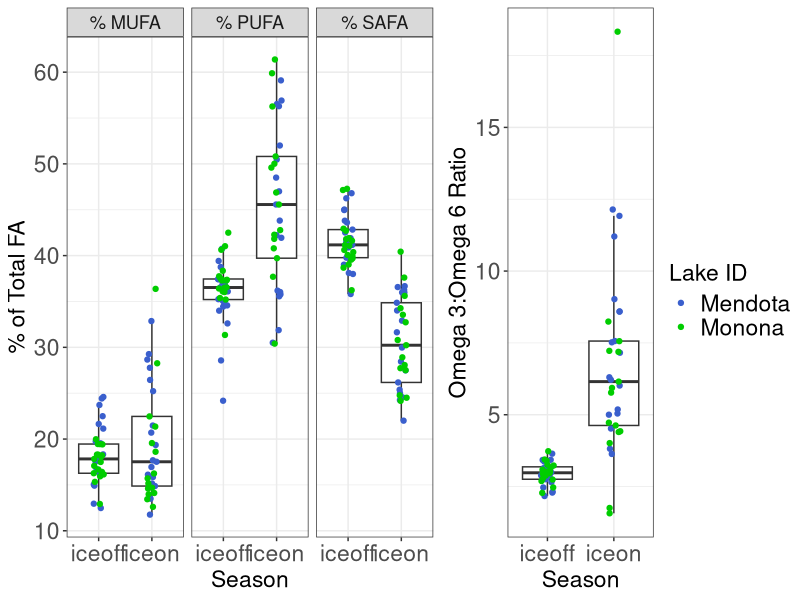
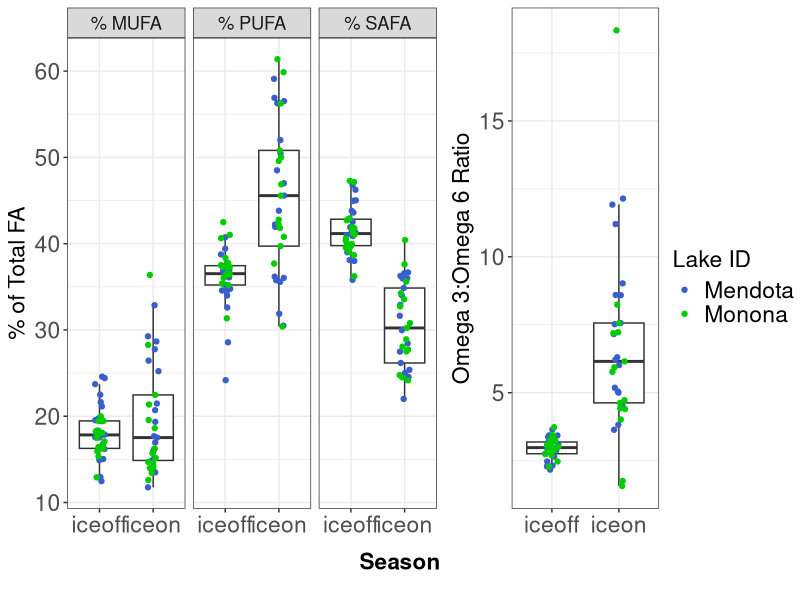
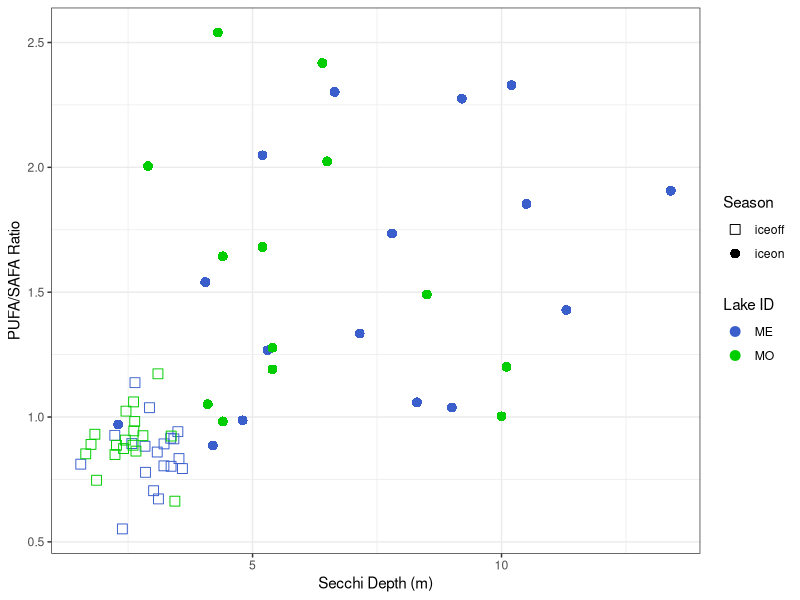

The R source for these figures, in order:
# ============================================================== #
## ========================= OVERVIEW ========================= ##
# ============================================================== #

# Looking at iceon/iceoff community FA profiles
# Only using Lakes Mendota and Monona from LTER,
# as they have equivalent iceon/iceoff paired data
# Using AG PLoS paper FA dataset, with some aggregation/crosswalking
# to match LTER data.

# ============================================================== #
## =================== DATA WRANGLING STEPS =================== ##
# ============================================================== #

# 1) LTER data - read in, format dates, keep only ME/MO
# 2) read in iceon/iceoff data (ecology letters paper)
# 3) tag LTER data with season, keep only iceon/iceoff
# 4) aggregate LTER samples to month (mean taxa biomass by lake/year/month)
# 5) identify genera <5% of any sample - remove these genera
# 6) calculate dry weight (20% of wet weight)
# 7) read in FA PLoS data - keep freshwater, proportion data
# --> 7.5) fix FA/LTER group/division matches (see crosswalk.xlsx)
# 8) aggregate FA to genus and division level profiles
# 9) aggregate biomass to genus level
# 10) tag LTER data with whether has matching division/Group or genus in FA data
# 11) merge LTER with FA data (genus, division, NA matches)
# 12) weight FA data by biomass dry weight / total biomass 
#     (genus-level FA, independent of biomass)
# 13) aggregated weighted to community level 
# 14) plotted MUFA/PUFA/SAFA by Lake & Season; plotted Omega3:6 by Lake & Season
# 15) read in FA Secchi data and plot PUFA/SAFA ~ Secchi



# ============================================================== #
## ====================== SCRIPT BEGINS ======================= ##
# ============================================================== #

#load packages
library(dplyr)
library(reshape2)
library(tidyr)
library(lubridate)
library(vegan)
library(RColorBrewer)
library(ggplot2)
library(ggpubr)
library(grid)
library(gridExtra)


# read in LTER phyto data -------------------------------------------------


#read in, format dates so can stack ok 

madison <- read.csv("../Data/ntl88_v7.csv", stringsAsFactors = FALSE) %>%
  mutate(date = as.Date(sampledate, format = "%m/%d/%Y")) %>%
  select(-sampledate)

#only madison lakes have matching iceon/iceoff data
lter_lakes <- madison %>%
  filter(lakeid %in% c("MO", "ME"))

#keep only necessary files
lter_lakes <- lter_lakes %>%
  mutate(month = month(date),
         year = year(date)) %>%
  select(lakeid, year, month, date, sta, depth_range,
         division, genus, taxa_name, biomass_conc)


# read in under ice data, for ice on/off timing ---------------------------

seasons_orig <- read.csv("../Data/under_ice_data.csv", stringsAsFactors = FALSE)

#keep only wisconsin, cols of interest, make start and end full dates
seasons_wisc <- seasons_orig %>%
  filter(lakeregloc == "Wisconsin") %>%
  select(year, season, lakename, lakeregloc,
         startday, startmonth, startyear,
         endday, endmonth, endyear) %>% #,
  #iceduration, periodn, photicdepth,
  #icedepth, snowdepth, airtemp) %>%
  mutate(startmonum = match(startmonth, month.abb),
         endmonum = match(endmonth, month.abb)) %>%
  mutate(startdate = paste(startyear, startmonum, startday, sep = "-"),
         enddate = paste(endyear, endmonum, endday, sep = "-"))

#unique(seasons_wisc$lakename)
#unique(lter_lakes$lakeid) %>% sort()

#make lakeid to match
seasons_lakes <- seasons_wisc %>%
  mutate(lakeid = ifelse(lakename == "Lake Mendota", "ME", NA),
         lakeid = ifelse(lakename == "Lake Monona", "MO", lakeid)) %>%
  select(season, lakeid, year, startdate, enddate) %>%
  filter(lakeid %in% c("ME", "MO"))

# Note: we are losing the 2014/2015/2016 data by using this to subset
# we may want to go back to raw LTER ice data to get 2014/2015/2016 iceon/iceoff dates



# LTER ice duration data (for seasons) ------------------------------------


#this gets the ice, but we don't have the summer stratified period
#(which is problematic...)

#read in LTER ice duration data
duration <- read.csv("../Data/ntl33_v4.csv", stringsAsFactors = FALSE)

#look like what we need
head(duration)

#keep only relevant info
duration_relevant <- duration %>%
  #only interested in Mendota, Monona
  filter(lakeid %in% c("ME", "MO")) %>%
  #can narrow down year range
  filter(year4 >= 1990)

#not sure what to do about this



# tag data with season ----------------------------------------------------


lter_dates_only <- lter_lakes %>%
  select(lakeid, year, date) %>%
  unique() %>%
  rename(sample_year = year) %>%
  arrange(lakeid, sample_year)

#make seasons wide format to can have column "start", "sample", and "end" dates
seasons_lakes_wide <- seasons_lakes %>%
  melt(id.vars = c("lakeid", "year", "season"),
       variable.name = "category", value.name = "date") %>%
  mutate(seasons_category = paste(season, category, sep = "_")) %>%
  select(-season, -category) %>%
  dcast(lakeid + year ~ seasons_category, value.var = "date") %>%
  rename(winter_yr = year) %>%
  select(lakeid, winter_yr, iceon_startdate, iceon_enddate, iceoff_startdate, iceoff_enddate)

#we're only interested in iceon/iceoff
#(looking at ice vs stratified patterns in FA)

lter_seasons_pre <- merge(lter_dates_only, seasons_lakes_wide,
                      by = c("lakeid"), all.x = TRUE) %>%
  #tag seasons with iceon/iceoff (NA if not fall within start/end dates)
  mutate(season = ifelse(date >= iceon_startdate & date <= iceon_enddate, "iceon", NA),
         season = ifelse(date >= iceoff_startdate & date <= iceoff_enddate, "iceoff", season)) %>%
  #keep only samples that fall within iceon or iceoff
  filter(!is.na(season))

#merge back to full lter data
lter_seasons <- lter_seasons_pre %>%
  #group things by *winter* year
  select(lakeid, date, winter_yr, season) %>%
  merge(lter_lakes, by = c("lakeid", "date")) %>%
  select(-year)




# aggregate samples to month ----------------------------------------------


#aggregate to month within *winter* year and lake (ignore station and depth for now)
#since ignoring "other" seasons, shouldn't have issue of sample dates across seasons

#using mean since some dates have multiple samples per month, while others have one or none
#using averages to account for multiple within-month samples, make comparable

lter_month <- lter_seasons %>%
  #monthly taxa mean biomass (across stations and depth)
  group_by(lakeid, winter_yr, season, month, division, genus, taxa_name) %>%
  summarize(biomass_ww_m = mean(biomass_conc, na.rm = TRUE)) %>%
  as.data.frame()

#check out number of years
# lter_month %>% 
#   select(lakeid, winter_yr, season) %>% 
#   group_by(lakeid, season) %>% 
#   summarize(n = n_distinct(winter_yr))



# identify <5% of samples -------------------------------------------------


#identify contributors (genus-level) <5% of any sample any date (within lake)
#use wet weight (shouldn't matter)

#find contributions to biomass, in terms of %
lter_contribs <- lter_month %>%
  #for each lake/year/month, find total biomass
  group_by(lakeid, winter_yr, month) %>%
  mutate(total_bm = sum(biomass_ww_m)) %>%
  ungroup() %>%
  #for lake/date, find genus biomass
  group_by(lakeid, winter_yr, month, genus) %>%
  mutate(genus_bm = sum(biomass_ww_m)) %>%
  as.data.frame() %>%
  select(-taxa_name, -biomass_ww_m) %>%
  #find percent genus biomass of total biomass
  mutate(perc_genus_bm = genus_bm / total_bm * 100) %>%
  ungroup()

#find genera that are ever over 5% of a sample BY LAKE
lter_high_contrib <- lter_contribs %>%
  filter(perc_genus_bm >= 0.05)

lter_high_contrib_genera <- lter_high_contrib %>%
  select(lakeid, genus) %>%
  unique() %>%
  arrange(lakeid, genus) %>%
  mutate(high_p = "present")

#find genera that are NOT ever over 5% of a sample
lter_low_contrib <- lter_contribs %>%
  filter(perc_genus_bm < 0.05)

lter_low_contrib_genera <- lter_low_contrib %>%
  select(lakeid, genus) %>%
  unique() %>%
  arrange(lakeid, genus) %>%
  mutate(low_p = "present")

#merge, keep ones that are present in low and not in high
#(i.e., those that are never >=5% of a sample)
lter_remove_5 <- merge(lter_high_contrib_genera, lter_low_contrib_genera,
                       by = c("lakeid", "genus"), all = TRUE) %>%
  #these are ones that are never >=5% of a lake sample
  filter(low_p == "present" & is.na(high_p))



# LTER after removals of low contributors ---------------------------------


#by lake/date - total genus biomass AFTER remove low contribs
lter_after_remove <- lter_month %>%
  #remove low contributors by lake and genus
  filter( !( (lakeid %in% lter_remove_5$lakeid) & (genus %in% lter_remove_5$genus) ) )

#add a dry weight biomass column
lter_use <- lter_after_remove %>%
  mutate(biomass_dw = 0.20 * biomass_ww_m)



# read in fatty acid profiles ---------------------------------------------


# read in PLoS fatty acid dataset
fa <- read.csv("../Data/PLoS_supp/S1_Dataset.csv", stringsAsFactors = FALSE)

#only want freshwater
#fa %>% group_by(Salinity) %>% summarize(n = length(Salinity))
fa_fresh <- filter(fa, Salinity == 0)

#want only proportion data
fa_fresh_prop <- filter(fa_fresh, Data == "prop")

#for now, we don't care about the experimental info
fa_fresh_prop_small <- fa_fresh_prop %>%
  select(Group, Class, Order, Genus, species,
         sumSAFA, sumMUFA, sumPUFA,
         c18.2w6, c18.3w6, c18.3w3,
         c18.4w3, c18.5w3,
         c20.4w6, c20.5w3, c22.6w3)



# fix FA/LTER group/division matches --------------------------------------


#existing matches: Chlorophyta, Cryptophyta, Rhodophyta

#make match at group/division level:
#   Cyanobacteria (FA) = Cyanophyta (LTER)
#   Dinophyta (FA) = Pyrrhophyta (LTER)
#   Euglenozoa (FA) = Euglenophyta (LTER)

#match division to non-group
#   Chrysophyta (LTER) = class Chrysophyceae (FA)
#   Xanthophyta (LTER) = class Xanthophyceae (FA)
#   Haptophyta (LTER) = genus Chromulina (FA)
#   Bacillariophyta (LTER) = average of classes
#                 Bacillariophyceae, Fragilariophyceae, Coscinodiscophyceae (FA)
#       [Bacillariophyta is multiple classes - for these 3 classes, find average FA profile]

fa_fix <- fa_fresh_prop_small %>%
  #first, match at group level
  mutate(GroupDiv = ifelse(Group == "Cyanobacteria", "Cyanophyta", Group),
         GroupDiv = ifelse(Group == "Dinophyta", "Pyrrhophyta", GroupDiv),
         GroupDiv = ifelse(Group == "Euglenozoa", "Euglenophyta", GroupDiv),
         #match at single class level
         GroupDiv = ifelse(Class == "Chrysophyceae", "Chrysophyta", GroupDiv),
         GroupDiv = ifelse(Class == "Xanthophyceae", "Xanthophyta", GroupDiv),
         #match at genus level
         GroupDiv = ifelse(Genus == "Chromulina", "Haptophyta", GroupDiv),
         #Bacillariophyta is multiple classes
         GroupDiv = ifelse(Class %in% c("Bacillariophyceae",
                                        "Fragilariophyceae",
                                        "Coscinodiscophyceae"),
                           "Bacillariophyta", GroupDiv))

# fa_fix %>% select(Group, GroupDiv) %>% unique()
# fa_fix %>% filter(GroupDiv %in% c("Bacillariophyta", "Xanthophyta")) %>% select(Group, Class, GroupDiv) %>% unique()
# fa_fix %>% filter(GroupDiv == "Haptophyta") %>% select(Group, Class, Genus, GroupDiv) %>% unique()
# #yes, works as it should




# tag LTER data with whether matching genus/division in FA data -----------


lter_fa_tag <- lter_use %>%
  #tag at which level it matches
  #not that groupdiv level is a combination of groups/classes/genus
  mutate(cat = ifelse(division %in% fa_fix$GroupDiv, "groupdiv", NA)) %>%
  mutate(cat = ifelse(genus %in% fa_fix$Genus, "genus", cat))

tags <- lter_fa_tag %>% select(division, genus, cat) %>% unique()

# unique(fa_fix$GroupDiv) %>% sort()
# unique(lter_use$division) %>% sort()




# find FA genus and division-level profiles -------------------------------


#within genus, what's the average FA profile
fa_genus <- fa_fix %>%
  group_by(GroupDiv, Genus) %>%
  summarize(gen_avg_sumSAFA = mean(sumSAFA),
            gen_avg_sumMUFA = mean(sumMUFA),
            gen_avg_sumPUFA = mean(sumPUFA),
            gen_avg_c18.2w6 = mean(c18.2w6),
            gen_avg_c18.3w6 = mean(c18.3w6),
            gen_avg_c18.3w3 = mean(c18.3w3),
            gen_avg_c18.4w3 = mean(c18.4w3),
            gen_avg_c18.5w3 = mean(c18.5w3),
            gen_avg_c20.4w6 = mean(c20.4w6),
            gen_avg_c20.5w3 = mean(c20.5w3),
            gen_avg_c22.6w3 = mean(c22.6w3)) %>%
  as.data.frame()

#within group/div (FA/LTER fixed croswalk), what's the average FA profile
fa_groupdiv <- fa_fix %>%
  group_by(GroupDiv) %>%
  summarize(grpdiv_avg_sumSAFA = mean(sumSAFA),
            grpdiv_avg_sumMUFA = mean(sumMUFA),
            grpdiv_avg_sumPUFA = mean(sumPUFA),
            grpdiv_avg_c18.2w6 = mean(c18.2w6),
            grpdiv_avg_c18.3w6 = mean(c18.3w6),
            grpdiv_avg_c18.3w3 = mean(c18.3w3),
            grpdiv_avg_c18.4w3 = mean(c18.4w3),
            grpdiv_avg_c18.5w3 = mean(c18.5w3),
            grpdiv_avg_c20.4w6 = mean(c20.4w6),
            grpdiv_avg_c20.5w3 = mean(c20.5w3),
            grpdiv_avg_c22.6w3 = mean(c22.6w3)) %>%
  as.data.frame()




# aggregate biomass to GENUS ----------------------------------------------

# when missing genus, stick with GENUS biomass but sub in DIVISION fatty acid profile

#aggregate biomass to genus
lter_level_bm <- lter_use %>%
  group_by(lakeid, winter_yr, season, month, division, genus) %>%
  summarize(bm_ww_g = sum(biomass_ww_m, na.rm = TRUE),
         bm_drw_g = sum(biomass_dw, na.rm = TRUE)) %>%
  as.data.frame()

#merge with tag info
lter_level_bm_tag <- merge(lter_level_bm, tags, by = c("division", "genus"), all = TRUE)

# lter_level_bm_tag %>%
#   select(division, genus, cat) %>%
#   unique() %>%
#   group_by(cat) %>%
#   summarize(n = length(cat)) %>%
#   as.data.frame()

#        cat  n
# 1    genus 35
# 2 groupdiv 95
# 3     <NA>  1




# merge with FA profiles --------------------------------------------------


# --> genus level FA - matches genus-level biomass
# merges GENUS level biomass with GENUS level FA profiles
tags_fa_genus <- lter_level_bm_tag %>%
  #only looking at genus-level matches
  filter(cat == "genus") %>%
  #rename for downstream stacking
  rename(biomass_wet_weight = bm_ww_g,
         biomass_dry_weight = bm_drw_g) %>%
  #merge with FA genus level data
  merge(fa_genus,
        by.x = "genus", by.y = "Genus",
        all.x = TRUE) %>%
  #organize columns
  select(GroupDiv, genus, cat, lakeid, winter_yr, month, season,
         biomass_wet_weight, biomass_dry_weight,
         gen_avg_sumSAFA,
         gen_avg_sumMUFA,
         gen_avg_sumPUFA,
         gen_avg_c18.2w6,
         gen_avg_c18.3w6,
         gen_avg_c18.3w3,
         gen_avg_c18.4w3,
         gen_avg_c18.5w3,
         gen_avg_c20.4w6,
         gen_avg_c20.5w3,
         gen_avg_c22.6w3)

#remove labels in headers
names(tags_fa_genus) <- gsub("gen_avg_", "", names(tags_fa_genus))

# --> division level FA - matches division level biomass
# merges GENUS level biomass with DIVISION level FA profiles
# (missing genera in FA get division level FA)
tags_fa_groupdiv <- lter_level_bm_tag %>%
  #keep only those matching at groupdiv level
  filter(cat == "groupdiv") %>%
  #rename for downstream stacking
  rename(biomass_wet_weight = bm_ww_g,
         biomass_dry_weight = bm_drw_g) %>%
  #merge with FA division/group level data
  #merge with FA genus level data
  merge(fa_groupdiv,
        by.x = "division", by.y = "GroupDiv",
        all.x = TRUE) %>%
  rename(GroupDiv = division) %>%
  #organize columns
  select(GroupDiv, genus, cat, lakeid, winter_yr, month, season,
         biomass_wet_weight, biomass_dry_weight,
         grpdiv_avg_sumSAFA,
         grpdiv_avg_sumMUFA,
         grpdiv_avg_sumPUFA,
         grpdiv_avg_c18.2w6,
         grpdiv_avg_c18.3w6,
         grpdiv_avg_c18.3w3,
         grpdiv_avg_c18.4w3,
         grpdiv_avg_c18.5w3,
         grpdiv_avg_c20.4w6,
         grpdiv_avg_c20.5w3,
         grpdiv_avg_c22.6w3)

#remove labels in headers
names(tags_fa_groupdiv) <- gsub("grpdiv_avg_", "", names(tags_fa_groupdiv))

# --> does NOT have associated FA
#leaving biomass at genus level
tags_fa_NA <- lter_level_bm_tag %>%
  filter(is.na(cat)) %>%
  rename(biomass_wet_weight = bm_ww_g,
         biomass_dry_weight = bm_drw_g) %>%
  rename(GroupDiv = division) %>%
  select(GroupDiv, genus, cat, lakeid, winter_yr, month, season,
         biomass_wet_weight, biomass_dry_weight) %>%
  #add NA columns
  mutate(          sumSAFA = NA,
                   sumMUFA = NA,
                   sumPUFA = NA,
                   c18.2w6 = NA,
                   c18.3w6 = NA,
                   c18.3w3 = NA,
                   c18.4w3 = NA,
                   c18.5w3 = NA,
                   c20.4w6 = NA,
                   c20.5w3 = NA,
                   c22.6w3 = NA)

# --> merge together
full_dat <- rbind(tags_fa_genus, tags_fa_groupdiv, tags_fa_NA)




# weight FA profiles by biomass -------------------------------------------


# Data == "prop" is FA % of dry weight
# so it's a fatty acid proportion of dry weight (of genus or division, by cat)

# What we want is "what are the average proportions of SAFA, MUFA, PUFA
# present in the community, irrespective of total biomass?"
# (i.e. we know there is higher biomass in summer - the Circus Circus buffet)
# SH: pretty sure that what we want then is:(biomass_dry_weight * sumSAFA)/total dry weight

# MRB Note 8/30/18: Not sure that it's totally clear what's going on with 
# full_dat_weighted below...It seems to be making percentages (e.g. 47.3%) 
# as opposed to a proportion (e.g. 0.473). Just make sure that it's doing 
# what is expected/described.


full_dat_weighted <- full_dat %>%
  #find total dry weight biomass for each *sample point*
  group_by(lakeid, winter_yr, season, month) %>%
  mutate(sample_date_dry_weight_total = sum(biomass_dry_weight)) %>%
  ungroup() %>%
  #weight FA by biomass - per row (genus within sample date)
  #if FA is % dry weight, then FA * dry weight = biomass of that FA
  #here, sample_date_dry_weight_total is community-level biomass
  #FA props are genus-level
  mutate(sumSAFA_prop = (biomass_dry_weight * sumSAFA) / sample_date_dry_weight_total,
         sumMUFA_prop = (biomass_dry_weight * sumMUFA) / sample_date_dry_weight_total,
         sumPUFA_prop = (biomass_dry_weight * sumPUFA) / sample_date_dry_weight_total,
         c18.2w6_prop = (biomass_dry_weight * c18.2w6) / sample_date_dry_weight_total,
         c18.3w6_prop = (biomass_dry_weight * c18.3w6) / sample_date_dry_weight_total,
         c18.3w3_prop = (biomass_dry_weight * c18.3w3) / sample_date_dry_weight_total,
         c18.4w3_prop = (biomass_dry_weight * c18.4w3) / sample_date_dry_weight_total,
         c18.5w3_prop = (biomass_dry_weight * c18.5w3) / sample_date_dry_weight_total,
         c20.4w6_prop = (biomass_dry_weight * c20.4w6) / sample_date_dry_weight_total,
         c20.5w3_prop = (biomass_dry_weight * c20.5w3) / sample_date_dry_weight_total,
         c22.6w3_prop = (biomass_dry_weight * c22.6w3) / sample_date_dry_weight_total) %>%
  as.data.frame()

#filter(full_dat_weighted, lakeid == "MO" & winter_yr == 2002 & month == 8)

#keep only columns of interest
full_dat_weighted_small <- full_dat_weighted %>%
  select(GroupDiv, genus, cat, lakeid, winter_yr, month, season,
         sumSAFA_prop, sumMUFA_prop, sumPUFA_prop,
         c18.2w6_prop, c18.3w6_prop, c18.3w3_prop,
         c18.4w3_prop, c18.5w3_prop,
         c20.4w6_prop, c20.5w3_prop, c22.6w3_prop)

#write to csv
write.csv(full_dat_weighted_small, "../Data/LTER_madison_FA_weighted_groupdiv.csv", row.names = FALSE)

#this is basically saying:
#for each time point, a genus has some proportion FAs
#we want to aggregate to community, then to season

#ADD UP all MUFA/PUFA/SAFA within a community
#to get community-level amount
#I have proved to myself using pen, paper, and basic algebra that this will work

full_dat_weighted_date_FA <- full_dat_weighted_small %>%
  #get community-level FA props for each time point
  group_by(lakeid, winter_yr, month, season) %>%
  summarize(MUFA_perc = sum(sumMUFA_prop, na.rm = TRUE),
            PUFA_perc = sum(sumPUFA_prop, na.rm = TRUE),
            SAFA_perc = sum(sumSAFA_prop, na.rm = TRUE),
            c18.2w6_perc = sum(c18.2w6_prop, na.rm = TRUE),
            c18.3w6_perc = sum(c18.3w6_prop, na.rm = TRUE),
            c18.3w3_perc = sum(c18.3w3_prop, na.rm = TRUE),
            c18.4w3_perc = sum(c18.4w3_prop, na.rm = TRUE),
            c18.5w3_perc = sum(c18.5w3_prop, na.rm = TRUE),
            c20.4w6_perc = sum(c20.4w6_prop, na.rm = TRUE),
            c20.5w3_perc = sum(c20.5w3_prop, na.rm = TRUE),
            c22.6w3_perc = sum(c22.6w3_prop, na.rm = TRUE)) %>%
  as.data.frame()

# summary(full_dat_weighted_date_FA)

# #now aggregate to season - find average MUFA/PUFA/SAFA profile for each season (all years, boths lakes)
# full_dat_weighted_date_FA %>%
#   group_by(season) %>%
#   summarize(MUFA_perc_avg = mean(MUFA_perc),
#             PUFA_perc_avg = mean(PUFA_perc),
#             SAFA_perc_avg = mean(SAFA_perc)) %>%
#   as.data.frame()
# #doesn't quite add up to 100%, more like 95%, but not unexpected since on average

#aggregate to lake/month/year/season
full_dat_weighted_month_season_FA <- full_dat_weighted_date_FA %>%
  #aggregate across months within season, find average FAs
  group_by(lakeid, winter_yr, season, month) %>%
  summarize(MUFA_perc_avg = mean(MUFA_perc, na.rm = TRUE),
            PUFA_perc_avg = mean(PUFA_perc, na.rm = TRUE),
            SAFA_perc_avg = mean(SAFA_perc, na.rm = TRUE),
            c18.2w6_perc_avg = mean(c18.2w6_perc, na.rm = TRUE),
            c18.3w6_perc_avg = mean(c18.3w6_perc, na.rm = TRUE),
            c18.3w3_perc_avg = mean(c18.3w3_perc, na.rm = TRUE),
            c18.4w3_perc_avg = mean(c18.4w3_perc, na.rm = TRUE),
            c18.5w3_perc_avg = mean(c18.5w3_perc, na.rm = TRUE),
            c20.4w6_perc_avg = mean(c20.4w6_perc, na.rm = TRUE),
            c20.5w3_perc_avg = mean(c20.5w3_perc, na.rm = TRUE),
            c22.6w3_perc_avg = mean(c22.6w3_perc, na.rm = TRUE)) %>%
  as.data.frame()

#aggregate to lake/year/season
full_dat_weighted_yr_season_FA <- full_dat_weighted_date_FA %>%
  #aggregate across months within season, find average FAs
  group_by(lakeid, winter_yr, season) %>%
  summarize(MUFA_perc_avg = mean(MUFA_perc, na.rm = TRUE),
            PUFA_perc_avg = mean(PUFA_perc, na.rm = TRUE),
            SAFA_perc_avg = mean(SAFA_perc, na.rm = TRUE),
            c18.2w6_perc_avg = mean(c18.2w6_perc, na.rm = TRUE),
            c18.3w6_perc_avg = mean(c18.3w6_perc, na.rm = TRUE),
            c18.3w3_perc_avg = mean(c18.3w3_perc, na.rm = TRUE),
            c18.4w3_perc_avg = mean(c18.4w3_perc, na.rm = TRUE),
            c18.5w3_perc_avg = mean(c18.5w3_perc, na.rm = TRUE),
            c20.4w6_perc_avg = mean(c20.4w6_perc, na.rm = TRUE),
            c20.5w3_perc_avg = mean(c20.5w3_perc, na.rm = TRUE),
            c22.6w3_perc_avg = mean(c22.6w3_perc, na.rm = TRUE)) %>%
  as.data.frame()
#note: doesn't add up to quite 100% (working with averages)
#also, data only goes to 2013 (may need to adjust iceon/iceoff dates from raw LTER snow/ice data)

summary(full_dat_weighted_yr_season_FA)
#MUFA: 11-36
#PUFA: 24-61
#SAFA: 22-47

#write to csv
#write.csv(full_dat_weighted_yr_season_FA, "../Data/LTER_Madison_weighted_year_season_FA.csv", row.names = FALSE)




# ============================================================== #
# END OF DATA WRANGLING - ANALYSIS BEGINS ---------------------------------
# ============================================================== #


#Note ~ 150 lines of code removed starting here compared with version in LTER_FA_20180217.R

# LTER_Madison_weighted_year_season_FA<-read.csv("../Data/LTER_Madison_weighted_year_season_FA.csv") #this appears to be the same as full_dat_weighted_yr_season_FA


#MRB edits below:

View(full_dat_weighted_yr_season_FA)


#Figure 3 + 4 (combined):

full_dat_weighted_yr_season_FA_long <- melt(data = full_dat_weighted_yr_season_FA,
                                            measure.vars = c("MUFA_perc_avg",
                                                             "PUFA_perc_avg",
                                                             "SAFA_perc_avg"),
                                            id.vars = c("lakeid","season"))

full_dat_weighted_yr_season_FA_long$variable <- as.character(full_dat_weighted_yr_season_FA_long$variable)
full_dat_weighted_yr_season_FA_long$variable[which(full_dat_weighted_yr_season_FA_long$variable == "MUFA_perc_avg")] <- "% MUFA"
full_dat_weighted_yr_season_FA_long$variable[which(full_dat_weighted_yr_season_FA_long$variable == "PUFA_perc_avg")] <- "% PUFA"
full_dat_weighted_yr_season_FA_long$variable[which(full_dat_weighted_yr_season_FA_long$variable =="SAFA_perc_avg")] <- "% SAFA"

madison_FA <- ggplot(data = full_dat_weighted_yr_season_FA_long, aes(x = season, y = value)) +
  geom_boxplot(outlier.shape = "") +
  geom_jitter(aes(color = lakeid), width = 0.1, size = 1.5) +
  facet_wrap(~variable) +
  xlab("Season") + ylab("% of Total FA")  +
  scale_color_manual(name = "Lake ID", values = c("royalblue3", "green3"),
                     breaks = c("ME", "MO"), labels = c("Mendota", "Monona")) +
  theme_bw() +
  theme(axis.title.y = element_text(size = rel(1.5)),
        axis.text = element_text(size = rel(1.5)),
        axis.title.x = element_text(size = rel(1.5)),
        legend.text = element_text(size = rel(1.5)),
        legend.title = element_text(size = rel(1.5)),
        strip.text.x = element_text(size = rel(1.5)))


#png(filename = "../Figures/Madison_FA_plot.png",
#    width = 4, height = 2.5, units = "in", res = 500)
#madison_FA
#dev.off()


#Figure 4: 

#Taken from old version of script

omegas_chains <- full_dat_weighted_yr_season_FA %>%
  #total omega 3 prop of PUFAs
  mutate(total_omega3 = c18.3w3_perc_avg +
           c18.4w3_perc_avg +
           c18.5w3_perc_avg +
           c20.5w3_perc_avg +
           c22.6w3_perc_avg,
         #total omega 6 prop of PUFAs
         total_omega6 = c18.2w6_perc_avg +
           c18.3w6_perc_avg +
           c20.4w6_perc_avg,
         #total short chain PUFAs (<20 C)
         total_short_chain = c18.2w6_perc_avg +
           c18.3w6_perc_avg +
           c18.3w3_perc_avg +
           c18.4w3_perc_avg +
           c18.5w3_perc_avg,
         #total long chain PUFAs (AG defined as >= 20 C)
         total_long_chain = c20.4w6_perc_avg +
           c20.5w3_perc_avg +
           c22.6w3_perc_avg) %>%
  mutate(omega6_omega3_ratio = total_omega6 / total_omega3,
         #may want just long chain PUFA down the road (%)
         longchainPUFA = (total_long_chain * PUFA_perc_avg) / 100,
         #total long chain is % of PUFAs that are long chain
         #divide by PUFAs prop to get ratio with SAFA
         #(i.e., proportion of ALL FATTY ACIDS that are long chain PUFAs compared to SAFA prop)
         longchainPUFA_SAFA = longchainPUFA / SAFA_perc_avg,
         omega3_omega6_ratio = total_omega3 / total_omega6) #added by MRB on 6/4/18


madison_omega_ratio_plot_3.6 <- ggplot(omegas_chains, aes(season, omega3_omega6_ratio)) +
  geom_boxplot(outlier.shape = "") +
  geom_jitter(aes(color = lakeid), width = 0.1, size = 1.5) +
  ylab("Omega 3:Omega 6 Ratio") + xlab("Season") +
  scale_color_manual(name = "Lake ID", values = c("royalblue3", "green3"),
                     breaks = c("ME", "MO"), labels = c("Mendota", "Monona")) +
  theme_bw() +
  theme(axis.title.y = element_text(size = rel(1.5)),
        axis.text = element_text(size = rel(1.5)),
        axis.title.x = element_text(size = rel(1.5)),
        legend.text = element_text(size = rel(1.5)),
        legend.title = element_text(size = rel(1.5)))


#png(filename = "../Figures/madison_omega_ratio_plot_3v6.png", width = 3.75,
#    height = 4, units = "in", res = 500)
#madison_omega_ratio_plot_3.6
#dev.off()


# Combine plots 3 + 4:
# OPTION 1: Using ggarrange. Simple, but w/o shared x-axis.
png(filename = "../Figures/madison-fa-omegas-combined.png", width = 9,
        height = 3.75, units = "in", res = 500)
ggarrange(madison_FA, madison_omega_ratio_plot_3.6,
          ncol = 2, nrow = 1, common.legend = TRUE, legend = "right",
          widths = c(2,1))
dev.off()



# OPTION 2: Using gridExtra. More complex, but with shared x-axis.
#https://stackoverflow.com/questions/13649473/add-a-common-legend-for-combined-ggplots
p1 <- madison_FA + xlab(label = "")
p2 <- madison_omega_ratio_plot_3.6 + xlab(label = "")

#extract legend
#https://github.com/hadley/ggplot2/wiki/Share-a-legend-between-two-ggplot2-graphs
g_legend<-function(a.gplot){
  tmp <- ggplot_gtable(ggplot_build(a.gplot))
  leg <- which(sapply(tmp$grobs, function(x) x$name) == "guide-box")
  legend <- tmp$grobs[[leg]]
  return(legend)}

mylegend<-g_legend(p1)

png(filename = "../Figures/madison-fa-omegas-combined_sharedX.png", width = 9,
    height = 4, units = "in", res = 500)
grid.arrange(arrangeGrob(p1 + theme(legend.position="none"),
                               p2 + theme(legend.position="none"),
                               nrow=1, widths = c(2,1)),
                   mylegend, nrow=1, widths = c(5,1),
                   bottom = textGrob("Season", vjust = -1,
                                     gp = gpar(fontface = "bold", cex = 1.35)))
dev.off()

######################
# fa ~ secchi

fa_secchi <- read.csv("../Data/fa_secchi_data.csv", stringsAsFactors = FALSE)
fa_secchi$winter_yr2 <- substr(fa_secchi$winter_yr, 3, 4)
fa_secchi$winter_yr2[which(fa_secchi$season == "iceoff")] <- ""
fa_secchi$fill <- "Y"
fa_secchi$fill[which(fa_secchi$season == "iceoff")] <- "N"
#fa_secchi$shape<-24
#fa_secchi$shape[which(fa_secchi$season=="iceoff")]<-20

#seasonal patterns

#PUFA/SAFA vs SECCHI
fasecchi_MEMO_oneseason_onevalue<-ggplot(fa_secchi, aes(x = mean_secnview, y = (PUFA_perc_avg / SAFA_perc_avg))) +
  geom_point(size=3, aes(shape = season , colour = lakeid)) +
  ylab("PUFA/SAFA Ratio") +
  xlab("Secchi Depth (m)") +
  scale_shape_manual(name = "Season", values = c(0, 16)) +
  scale_color_manual(name = "Lake ID", values = c("royalblue3", "green3")) +
  theme_bw()

png(filename = "../Figures/fasecchi_MEMO_oneseason_onevalue_PUFA-SAFA.png",
    width = 4, height = 3, units = "in", res = 500)
fasecchi_MEMO_oneseason_onevalue
dev.off()

#EPA:ALA VS SECCHI - MM suggested but then said not to use, retaining for now
#fasecchi_MEMO_oneseason_onevalue_20p5_18p3<-ggplot(fa_secchi, aes(x=mean_secnview, y=(c20.5w3_perc_avg/(c18.3w3_perc_avg)))) +
#  geom_point(size=3, aes(shape = season , colour= lakeid)) +
#  ylab("EPA/ALA Ratio") +
#  xlab("Secchi Depth (m)") +
#  scale_shape_manual(name = "Season", values=c(0,16)) +
#  scale_color_manual(name = "Lake ID", values = c("royalblue3","green3")) +
#  theme_bw()

#png(filename = "../Figures/fasecchi_MEMO_oneseason_onevalue_EPA-ALA.png",width = 4, height = 3, units = "in", res = 500)
#fasecchi_MEMO_oneseason_onevalue_20p5_18p3
#dev.off()

#EPA:SDA VS SECCHI - MM suggested but then said not to use, retaining for now
#fasecchi_MEMO_oneseason_onevalue_20p5_18p4<-ggplot(fa_secchi, aes(x=mean_secnview, y=(c20.5w3_perc_avg/(c18.4w3_perc_avg)))) +
#  geom_point(size=3, aes(shape = season , colour= lakeid)) +
#  ylab("EPA/SDA Ratio") +
#  xlab("Secchi Depth (m)") +
#  scale_shape_manual(name = "Season", values=c(0,16)) +
#  scale_color_manual(name = "Lake ID", values = c("royalblue3","green3")) +
#  theme_bw()

#png(filename = "../Figures/fasecchi_MEMO_oneseason_onevalue_EPA-SDA.png",width = 4, height = 3, units = "in", res = 500)
#fasecchi_MEMO_oneseason_onevalue_20p5_18p4
#dev.off()

